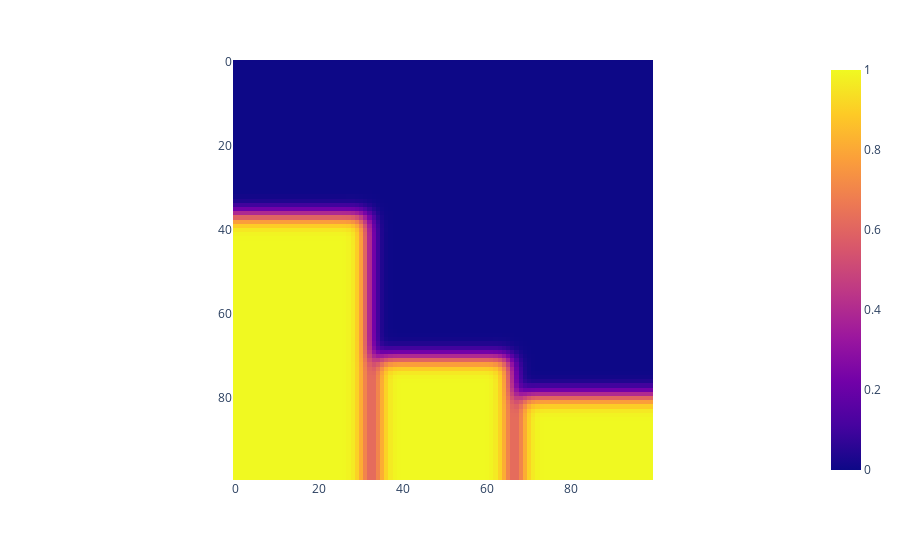

Source (notebook cell):
### Code cell
px.imshow(x[i,:].reshape(100, 100))

### Figure 1 — Plotly figure (JSON) as saved in the notebook; plotly's stock layout.template omitted (floating-point values rounded to 4 significant figures; data arrays with more than 128 entries replaced by an {"elided": "..."} marker saying what was removed)
{"data": [{"coloraxis": "coloraxis", "hovertemplate": "x: %{x}<br>y: %{y}<br>color: %{z}<extra></extra>", "name": "0", "type": "heatmap", "xaxis": "x", "yaxis": "y", "z": {"elided": "100x100 float values"}}], "layout": {"coloraxis": {"colorscale": [[0, "#0d0887"], [0.1111, "#46039f"], [0.2222, "#7201a8"], [0.3333, "#9c179e"], [0.4444, "#bd3786"], [0.5556, "#d8576b"], [0.6667, "#ed7953"], [0.7778, "#fb9f3a"], [0.8889, "#fdca26"], [1, "#f0f921"]]}, "margin": {"t": 60}, "xaxis": {"anchor": "y", "constrain": "domain", "domain": [0, 1], "scaleanchor": "y"}, "yaxis": {"anchor": "x", "autorange": "reversed", "constrain": "domain", "domain": [0, 1]}}}
